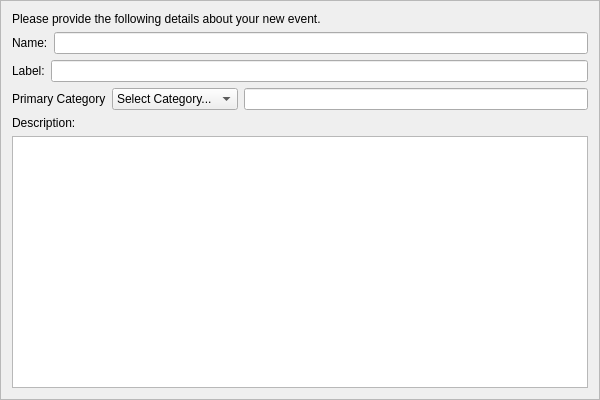
<?xml version="1.0" encoding="UTF-8"?>
<ui version="4.0">
 <class>eventWizardInformationFrame</class>
 <widget class="QFrame" name="eventWizardInformationFrame">
  <property name="geometry">
   <rect>
    <x>0</x>
    <y>0</y>
    <width>600</width>
    <height>400</height>
   </rect>
  </property>
  <property name="windowTitle">
   <string>Frame</string>
  </property>
  <property name="frameShape">
   <enum>QFrame::StyledPanel</enum>
  </property>
  <property name="frameShadow">
   <enum>QFrame::Raised</enum>
  </property>
  <layout class="QVBoxLayout" name="verticalLayout_2">
   <item>
    <widget class="QLabel" name="instructionsLabel">
     <property name="text">
      <string>Please provide the following details about your new event.</string>
     </property>
    </widget>
   </item>
   <item>
    <layout class="QHBoxLayout" name="horizontalLayout">
     <item>
      <widget class="QLabel" name="nameLabel">
       <property name="toolTip">
        <string>The name of the event as it appears in viewers and the 
Experiment Wizard.</string>
       </property>
       <property name="text">
        <string>Name:</string>
       </property>
      </widget>
     </item>
     <item>
      <widget class="QLineEdit" name="nameLineEdit">
       <property name="toolTip">
        <string>The name of the event as it appears in viewers and the 
Experiment Wizard.</string>
       </property>
      </widget>
     </item>
    </layout>
   </item>
   <item>
    <layout class="QHBoxLayout" name="horizontalLayout_2">
     <item>
      <widget class="QLabel" name="labelLabel">
       <property name="toolTip">
        <string>A short description of the event. 255 characters maximum.</string>
       </property>
       <property name="text">
        <string>Label:</string>
       </property>
      </widget>
     </item>
     <item>
      <widget class="QLineEdit" name="labelLineEdit">
       <property name="toolTip">
        <string>A short description of the event. 255 characters maximum.</string>
       </property>
      </widget>
     </item>
    </layout>
   </item>
   <item>
    <layout class="QHBoxLayout" name="horizontalLayout_3">
     <item>
      <widget class="QLabel" name="categoryLabel">
       <property name="toolTip">
        <string>You must select a Primary Category for your Event. The Primary 
Category is used to organize Events in the Event library. 
Additional categories can be added at a later time. If you wish to 
create a new category, select &quot;New Category...&quot; and enter your 
new category name in the text box that appears.</string>
       </property>
       <property name="text">
        <string>Primary Category</string>
       </property>
      </widget>
     </item>
     <item>
      <widget class="QComboBox" name="categoryComboBox">
       <property name="toolTip">
        <string>You must select a Primary Category for your Event. The Primary 
Category is used to organize Events in the Event library. 
Additional categories can be added at a later time. If you wish to 
create a new category, select &quot;New Category...&quot; and enter your 
new category name in the text box that appears.</string>
       </property>
       <item>
        <property name="text">
         <string>Select Category...</string>
        </property>
       </item>
       <item>
        <property name="text">
         <string>New Category...</string>
        </property>
       </item>
      </widget>
     </item>
     <item>
      <widget class="QLineEdit" name="newCategoryLineEdit">
       <property name="toolTip">
        <string>You must select a Primary Category for your Event. The Primary 
Category is used to organize Events in the Event library. 
Additional categories can be added at a later time. If you wish to 
create a new category, select &quot;New Category...&quot; and enter your 
new category name in the text box that appears.</string>
       </property>
      </widget>
     </item>
    </layout>
   </item>
   <item>
    <layout class="QVBoxLayout" name="verticalLayout">
     <item>
      <widget class="QLabel" name="descriptionLabel">
       <property name="toolTip">
        <string>A full event description of arbitrary length.</string>
       </property>
       <property name="text">
        <string>Description:</string>
       </property>
      </widget>
     </item>
     <item>
      <widget class="QTextEdit" name="descriptionTextEdit">
       <property name="toolTip">
        <string>A full event description of arbitrary length.</string>
       </property>
      </widget>
     </item>
    </layout>
   </item>
  </layout>
 </widget>
 <resources/>
 <connections/>
</ui>
